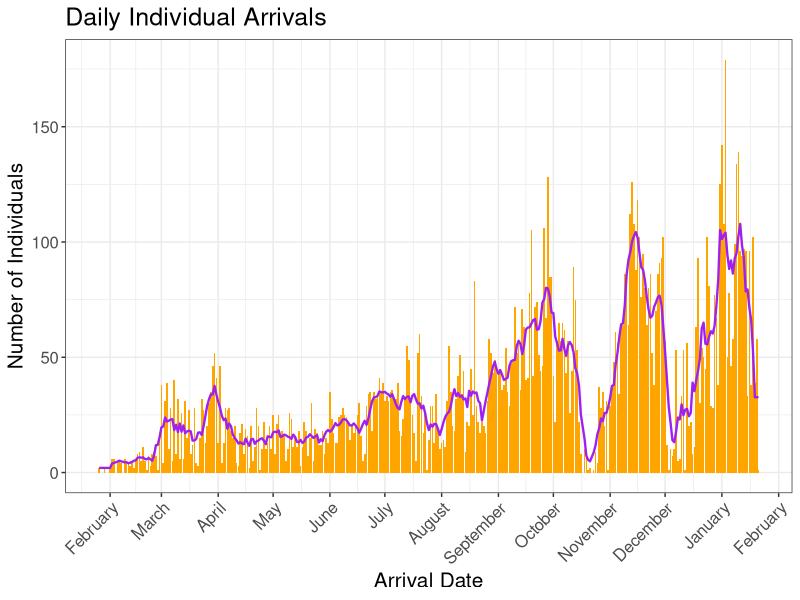
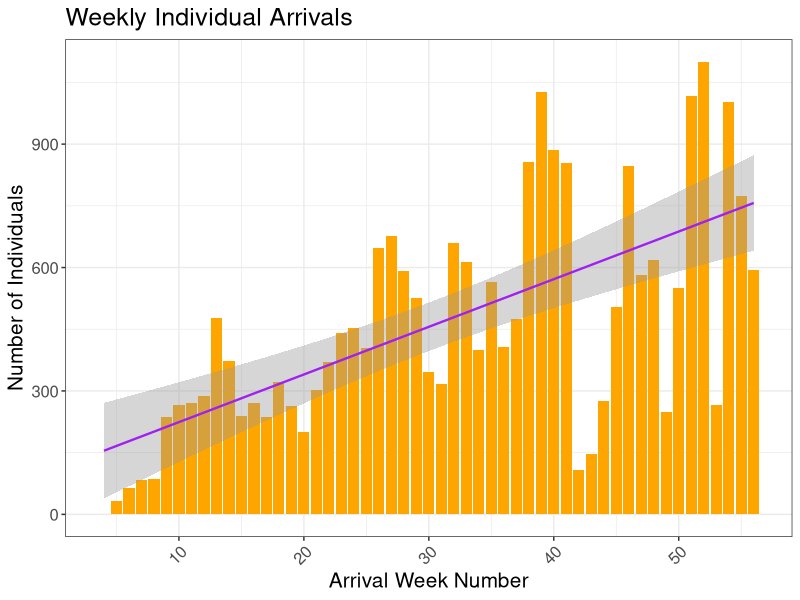
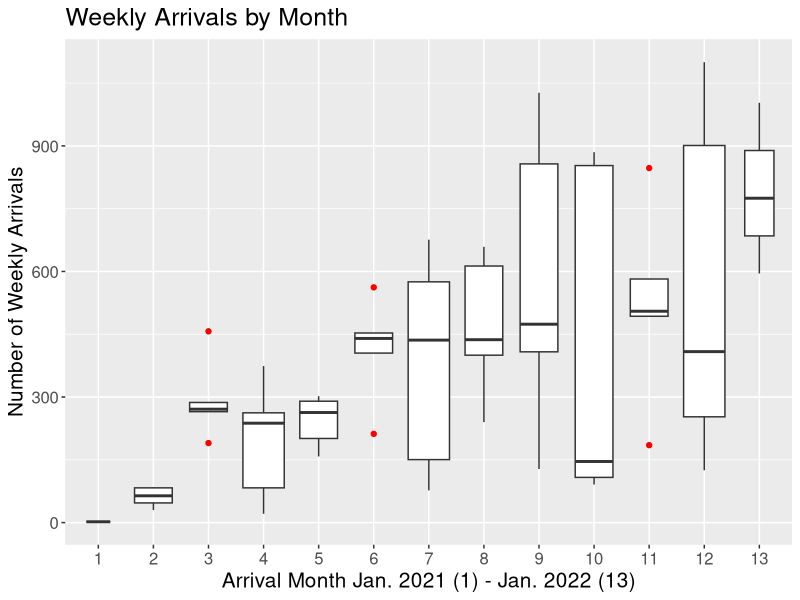
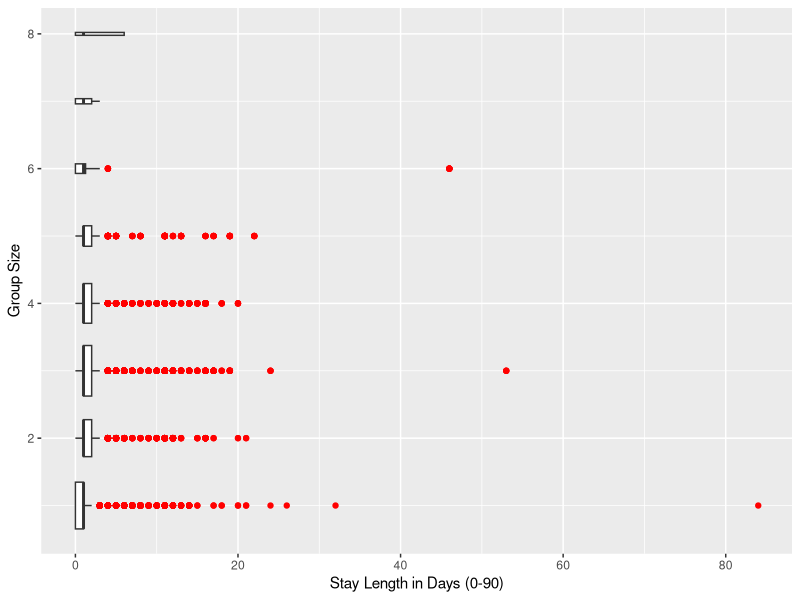
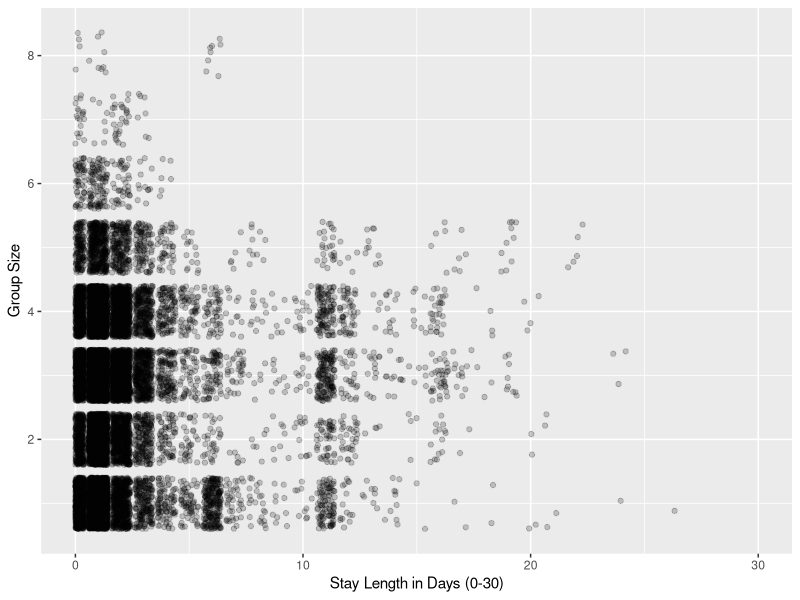
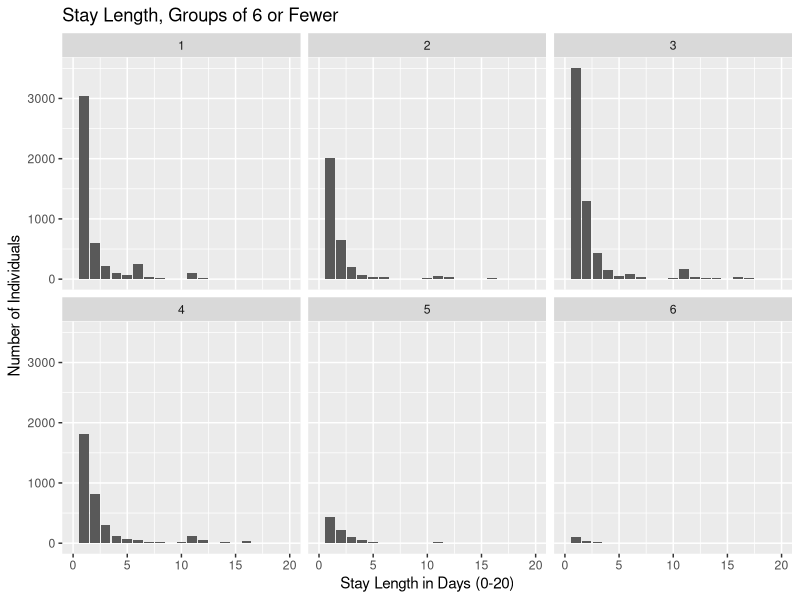

Write R code to recreate these figures, in order.
## ---- chunk 1
library(knitr)
library(tidyverse)
opts_chunk$set(echo = TRUE, message = FALSE, warning = FALSE)
## ---- chunk 2
arrivals_7_day <- read_csv("data/arrival_date_counts_1.20.csv")
individuals <- read_csv("data/individual_all_clean_1_20_22.csv")
## ---- chunk 3

par(mfrow = c(1, 3))

# plot daily total arrivals (bars) with individual seven-day rolling mean (purple line)

ggplot(arrivals_7_day, aes(x=arrival_date, y=n))+
  geom_col(fill='orange')+
  geom_line(aes(y = seven_avg), color='purple', size=.8)+
  ggtitle("Daily Individual Arrivals")+
  theme_bw() +
  theme(text = element_text(size=15), axis.text.x = element_text(angle = 45, hjust=1))+
  xlab("Arrival Date")+
  ylab("Number of Individuals")+ 
  scale_x_date(date_breaks="1 month", date_labels="%B")

# weekly arrivals barplot with linear regression

arrivals_wk <- individuals %>%
  count(week_number)

arrivals_wk %>%
  ggplot(aes(x = week_number, y = n)) +
  geom_bar(stat = "identity", fill = 'orange') +
  geom_smooth(method = "lm", formula = y ~ x, color = 'purple', size=.8) +
  theme_bw() +
  theme(text = element_text(size=15), axis.text.x = element_text(angle = 45, hjust=1)) +
  ggtitle("Weekly Individual Arrivals")+
  xlab("Arrival Week Number") +
  ylab("Number of Individuals")

# Examine monthly arrivals
monthly_arrivals <- individuals %>%
  count(week_number, arrival_month, arrival_year)

monthly_arrivals %>% #average weekly arrivals by month boxplots
  mutate(arrival_month = factor(arrival_month)) %>%
  ggplot(aes(x = arrival_month, y = n)) +
  geom_boxplot(varwidth = TRUE, outlier.color = "red") +
  ylab("Number of Weekly Arrivals") +
  xlab("Arrival Month Jan. 2021 (1) - Jan. 2022 (13)") +
  ggtitle("Weekly Arrivals by Month") +
  theme(text = element_text(size=15))

## ---- chunk 4

par(mfrow = c(1, 3))

# Boxplots of stay lengths for various group sizes
individuals %>%
  filter(stay_length >= 0) %>% 
  mutate(group_size = factor(number_in_party)) %>%
  ggplot(aes(x = stay_length, y = number_in_party)) +
  geom_boxplot(aes(group = number_in_party), varwidth = TRUE, outlier.color = "red",)  + # zoom in on plot because there are a few large outliers
  ylab("Group Size") +
  xlab("Stay Length in Days (0-90)") 

# Look at distribution of individuals by group size for stays from 0-30 days
individuals %>%
  filter(stay_length >= 0) %>% 
  ggplot(aes(x = stay_length, y = number_in_party)) +
  geom_jitter(alpha = .2) +
  xlim(0, 30) +  
  ylab("Group Size") +
  xlab("Stay Length in Days (0-30)") 

# look at stay length distribution for individuals in parties fewer than 7
individuals %>%
  filter(stay_length >= 0 & number_in_party < 7) %>% #filter out mistakes in recording year (negative values)
  ggplot(aes(x = stay_length)) +
  geom_bar() +
  xlim(0, 20) +
  facet_wrap(~number_in_party) +
  ggtitle("Stay Length, Groups of 6 or Fewer") +
  ylab("Number of Individuals") +
  xlab("Stay Length in Days (0-20)")

## ---- chunk 5
